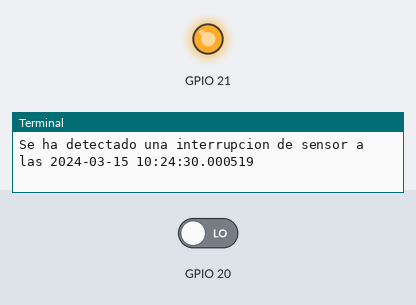
A program run on a simulated Raspberry Pi (BCM pin numbers). Parts: output pins drawn as LEDs (lit = HIGH), the last lines printed to the terminal. The inputs (shaded band) are chosen by the test bench; at power-on: GPIO 20 LOW. The clock reads 2024-03-15 10:24:30 at power-on unless the program sets it.

Above: at 1.2 s.
1.3 s: GPIO 20 driven HIGH
At 2.2 s:
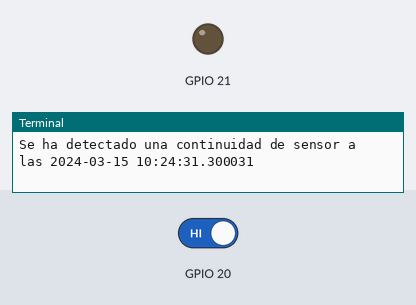
2.8 s: GPIO 20 driven LOW
At 3.4 s:
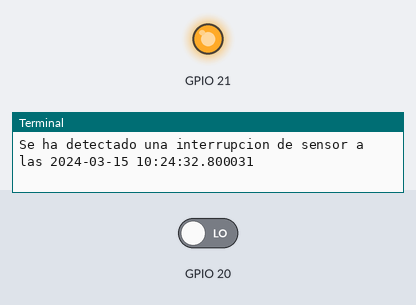
Timing chart, 0 to 5.8 s (numbered marks = the images above; inputs shaded):
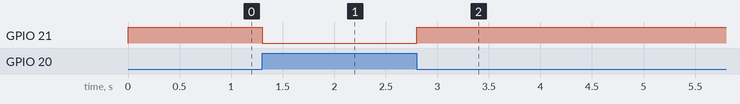

The program:

lab6.py
```python
from datetime import datetime
import time
from os import system
import RPi.GPIO as GPIO

GPIO.setwarnings(False)
GPIO.setmode(GPIO.BCM)
GPIO.setup(21, GPIO.OUT) # este pin es de salida
GPIO.setup(20, GPIO.IN) #Este pin es una entrada.
GPIO.setup(16, GPIO.IN)

while True:
    tiempo = datetime.now()
    #Si hay un 1 en el pin 20
    if GPIO.input(20):
        GPIO.output(21, False)
        print("Se ha detectado una continuidad de sensor a las",str(tiempo))
        while GPIO.input(20):
            tiempo = datetime.now()

    else:
        GPIO.output(21, True)
        print("Se ha detectado una interrupcion de sensor a las",str(tiempo))
        while not GPIO.input(20):
            tiempo = datetime.now()

GPIO.cleanup()
```

Measured:
- after the input at 1.3 s, GPIO 21: HIGH → LOW at once
- after the input at 2.8 s, GPIO 21: LOW → HIGH at once
